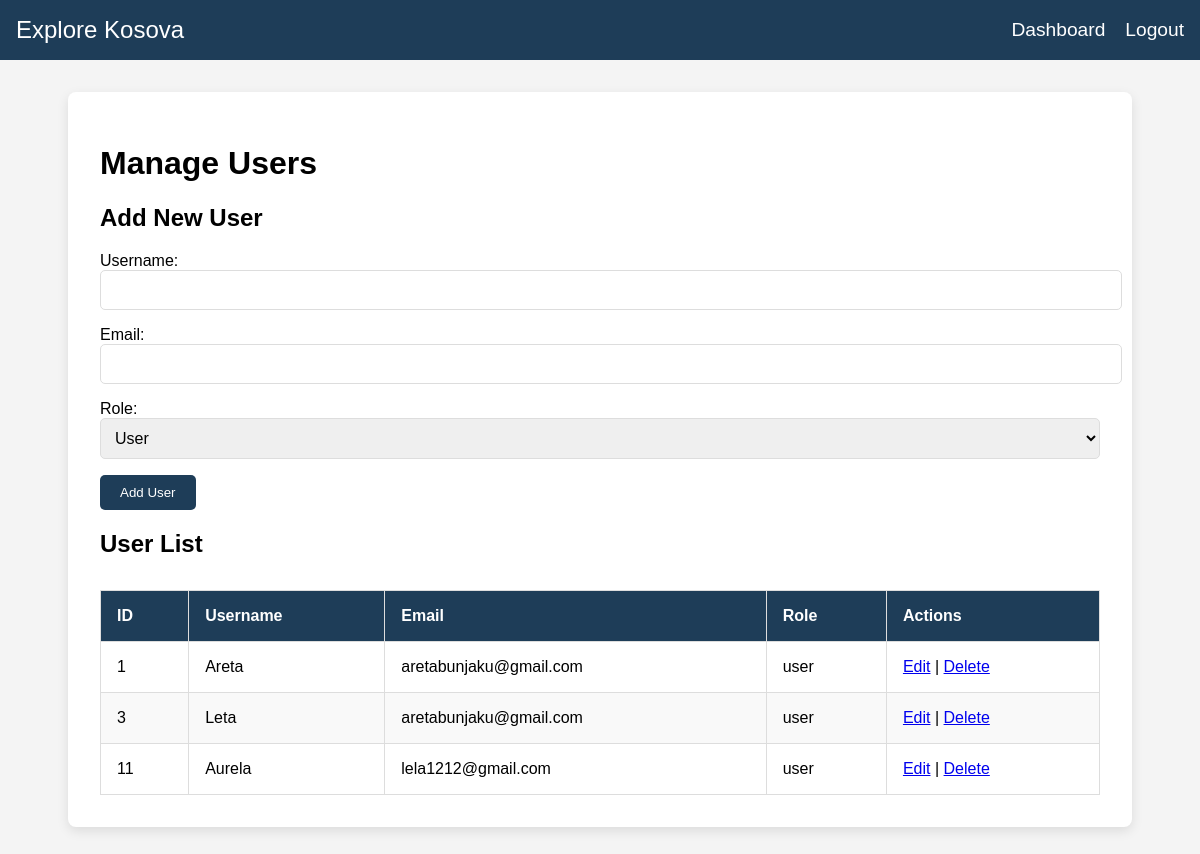
The page /manage_users.php (signed in) on the database its author committed.
### tables this page shows
CREATE TABLE `users` (
  `id` int(11) NOT NULL,
  `username` varchar(50) NOT NULL,
  `password` varchar(255) NOT NULL,
  `role` enum('user','admin') DEFAULT 'user',
  `email` varchar(100) NOT NULL,
  `created_at` timestamp NOT NULL DEFAULT current_timestamp()
);

### manage_users.php (the view, shortened to what this page needs)
<?php
include 'databaseconnection.php';
$sql = "SELECT * FROM users";
$result = $conn->query($sql);
?>
<!DOCTYPE html>
<html lang="en">
<head>
</head>
<body>
    <header>
        <nav class="navbar">
            <div class="logo">Explore Kosova</div>
            <ul class="nav-links">
                <li><a href="admin_dashboard.php">Dashboard</a></li>
                <li><a href="logout.php">Logout</a></li>
            </ul>
        </nav>
    </header>
    <div class="container">
        <h1>Manage Users</h1>
        <h2>Add New User</h2>
        <form method="POST" action="manage_users.php" class="add-user-form">
            <div class="form-group">
                <label for="username">Username:</label>
                <input type="text" id="username" name="username" required>
            </div>
            <div class="form-group">
                <label for="email">Email:</label>
                <input type="email" id="email" name="email" required>
            </div>
            <div class="form-group">
                <label for="role">Role:</label>
                <select id="role" name="role" required>
                    <option value="user">User</option>
                </select>
            </div>
            <button type="submit" name="add_user">Add User</button>
        </form>
        <h2>User List</h2>
        <table>
            <thead>
                <tr>
                    <th>ID</th>
                    <th>Username</th>
                    <th>Email</th>
                    <th>Role</th>
                    <th>Actions</th>
                </tr>
            </thead>
            <tbody>
                <?php while ($row = $result->fetch_assoc()) { ?>
                    <tr>
                        <td><?php echo $row['id']; ?></td>
                        <td><?php echo $row['username']; ?></td>
                        <td><?php echo $row['email']; ?></td>
                        <td><?php echo $row['role']; ?></td>
                        <td>
                            <a href="edit_user.php?id=<?php echo $row['id']; ?>">Edit</a> |
                            <a href="delete_user.php?id=<?php echo $row['id']; ?>" onclick="return confirm('Are you sure you want to delete this user?');">Delete</a>
                        </td>
                    </tr>
                <?php } ?>
            </tbody>
        </table>
    </div>
</body>
</html>

### manage_users.php (style rules this page uses)
body { font-family: Arial, sans-serif; background-color: #f4f4f4; margin: 0; padding: 0; }
header { background-color: #1e3d58; padding: 1rem; }
.navbar { display: flex; justify-content: space-between; align-items: center; }
.navbar .logo { font-size: 1.5rem; color: white; }
.navbar .nav-links { list-style: none; padding: 0; margin: 0; display: flex; gap: 20px; }
.navbar .nav-links li { display: inline-block; }
.navbar .nav-links a { color: white; text-decoration: none; font-size: 1.2rem; }
.container { max-width: 1000px; margin: 2rem auto; padding: 2rem; background-color: white; box-shadow: 0 4px 12px rgba(0, 0, 0, 0.1); border-radius: 8px; }
.form-group { margin-bottom: 1rem; }
.form-group input, .form-group select { width: 100%; padding: 10px; font-size: 1rem; border-radius: 5px; border: 1px solid #ddd; }
button { padding: 10px 20px; background-color: #1e3d58; color: white; border: none; border-radius: 5px; cursor: pointer; }
table { width: 100%; margin-top: 2rem; border-collapse: collapse; }
table th, table td { padding: 1rem; text-align: left; border: 1px solid #ddd; }
table th { background-color: #1e3d58; color: white; }
table tr:nth-child(even) { background-color: #f9f9f9; }

### rows shown on the page
users: id "1", username "Areta", email "aretabunjaku@gmail.com", role "user"
users: id "3", username "Leta", email "aretabunjaku@gmail.com", role "user"
users: id "11", username "Aurela", email "lela1212@gmail.com", role "user"
